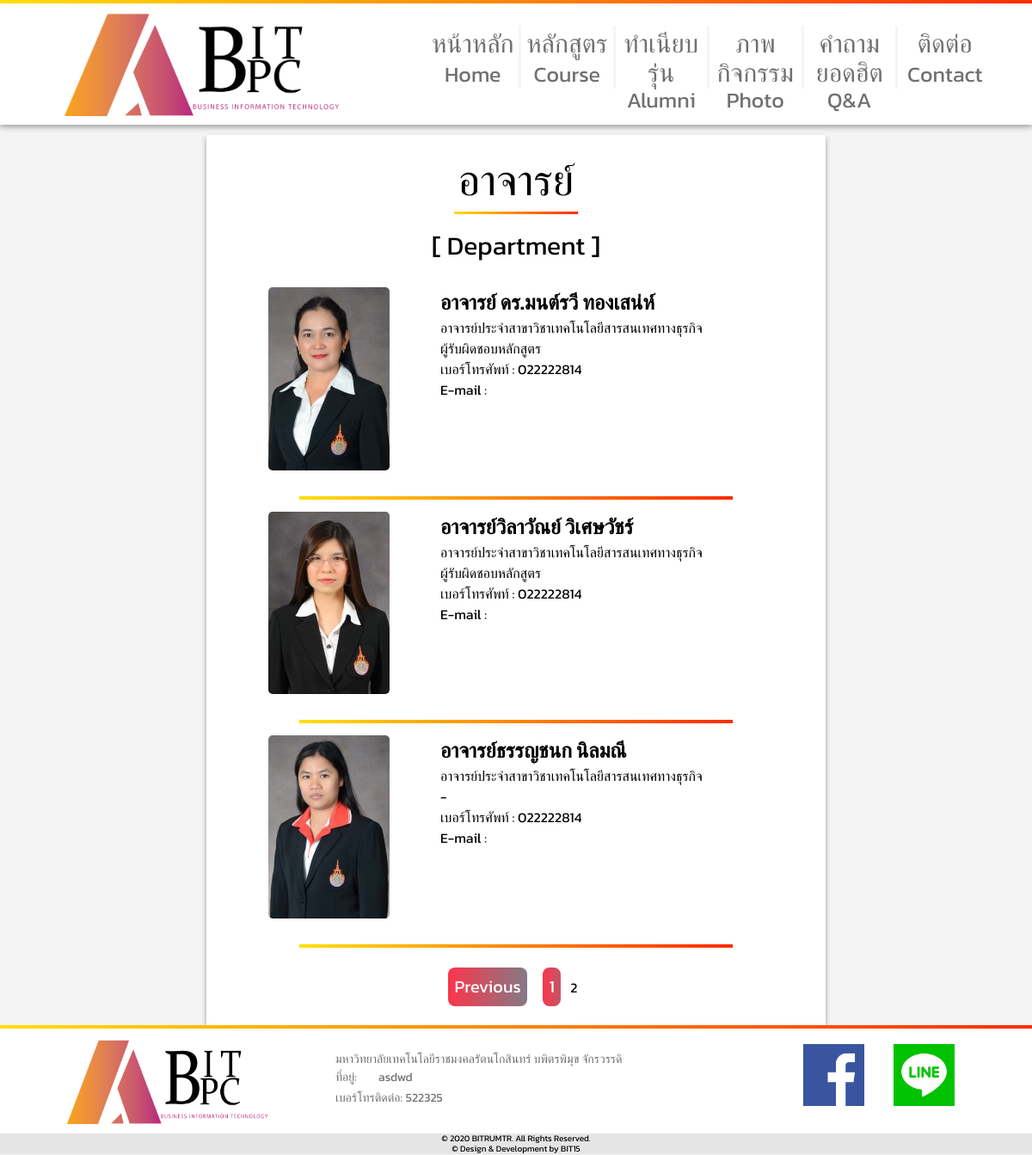
The app's page /webBPC/Facilty.php?pn=2 with its own data.
### tables this page shows
CREATE TABLE `tbprofessor` (
  `ID` int(5) NOT NULL,
  `Name` varchar(50) NOT NULL,
  `Phone` text NOT NULL,
  `Email` varchar(50) NOT NULL,
  `Professorimg` varchar(50) NOT NULL,
  `Status` varchar(50) NOT NULL
);

CREATE TABLE `tbpage` (
  `ID` int(5) NOT NULL,
  `Logo` varchar(50) NOT NULL,
  `Topic` varchar(100) NOT NULL,
  `Tittle` varchar(100) NOT NULL,
  `Text` text NOT NULL,
  `Phone` text NOT NULL
);

### webBPC/Facilty.php (the view, shortened to what this page needs)
<?php
        include_once("connectDB.php");
        $query=mysqli_query($conn,"SELECT COUNT(ID) FROM `tbprofessor`");
        $row = mysqli_fetch_row($query);
        $rows = $row[0];
        $page_rows = 5;
        $last = ceil($rows/$page_rows);
        $pagenum = 1;
        if(isset($_GET['pn'])){
          $pagenum = preg_replace('#[^0-9]#', '', $_GET['pn']);
        }
        $limit = 'LIMIT ' .($pagenum - 1) * $page_rows .',' .$page_rows;
        $nquery=mysqli_query($conn,"SELECT * from  tbprofessor  order by Email asc  $limit");
        $paginationCtrls = '';
        if($last != 1){
        if ($pagenum > 1) {
      $previous = $pagenum - 1;
          $paginationCtrls .= '<a href="'.$_SERVER['PHP_SELF'].'?pn='.$previous.'" class="btn_Previous">Previous</a> &nbsp; &nbsp; ';
          for($i = $pagenum-4; $i < $pagenum; $i++){
            if($i > 0){
          $paginationCtrls .= '<a href="'.$_SERVER['PHP_SELF'].'?pn='.$i.'" class="btn_click">'.$i.'</a> &nbsp; ';
            }
        }
      }
        $paginationCtrls .= ''.$pagenum.' &nbsp; ';
        }
  ?>
<html lang="en">
<head>
    <link rel="stylesheet" href="../webBPC/Facilty.css">
    <link rel="stylesheet" href="../webBPC/headandFooter.css">
</head>
<body>
 <header>
    <div class="container-header">
        <div class="grid-nav">
            <div class="logo">
            <a href="home.php"> <img src="../adminBPC/pic/Image 12224.png" alt="" ></a>
            </div>
            <ul class="menu">
                <li><a href="home.php">หน้าหลัก<br> <span>Home</span> <div class="border-menu"></div></a></li>
                <li><a>หลักสูตร<br><span>Course</span><div class="border-menu"></div></a>
                </li>
                <li><a href="Yearbook.php">ทำเนียบรุ่น<br><span>Alumni</span><div class="border-menu"></div></a></li>
                <li><a href="photo.php">ภาพกิจกรรม<br><span>Photo</span><div class="border-menu"></div></a></li>
                <li><a href="QA.php">คำถามยอดฮิต<br><span>Q&A</span><div class="border-menu"></div></a></li>
                <li><a href="content.php">ติดต่อ<br> <span>Contact</span><div class="border-menu"></div> </a></li>
             </ul>
        </div>
    </div>
    </header>
        <div class="container">
            <div class="container-detall">
                <h1>อาจารย์</h1><br>
                     <div class="border-content-t"></div>
                     <br>
                <h1>[ Department ]</h1>
                <div class="detallFacilty">
                        <?php
                            include_once("connectDB.php");
                   while($rs = mysqli_fetch_array($nquery)){
                    echo     "
                            <div class='detallAll'>
                                    <img src='../adminBPC/upload_professor/$rs[Professorimg]' alt=''>
                                <div class='detall'>
                                    <h2>$rs[Name]</h2>
                                    <span>$rs[Email]</span><br>
                                    <span>$rs[Status]</span><br>
                                    <span>เบอร์โทรศัพท์ : $rs[Phone]</span><br>
                                     <span>E-mail : $rs[mail]</span>
                                </div>
                        </div> <div class='border-content'></div>";
                        }?>
  <div id="pagination_controls"><?php echo $paginationCtrls; ?></div>
                </div>
            </div>
        </div>
     <footer>
         <div class="border"></div>
        <div class="foot">
        <?php
           include_once('footer.php');
            ?>
        <div class="bread">
            <span>© 2020 BITRUMTR. All Rights Reserved. <br> </span>
            <span>© Design & Development by BIT15</span>
        </div>
    </footer>
</body>
</html>

### webBPC/footer.php
<?php
    include_once('connectDB.php');
                    $query="SELECT * FROM tbpage";
                    $result=mysqli_query($conn,$query);
                    $rs=mysqli_fetch_array($result);
echo " <img src='../webBPC/pic/Image 12224.png' alt='' class='logo-f'>
            <div class='adddese'><span>มหาวิทยาลัยเทคโนโลยีราชมงคลรัตนโกสินทร์ บพิตรพิมุข จักรวรรดิ</span>
                <div class='add'> <span>ที่อยู่:</span>
                    <span>$rs[Text]</span>
                </div>
                <span>เบอร์โทรติดต่อ:</span>
                <span>$rs[Phone]</span>
            </div>
        </div>
           ";
            ?>
            <?php
            include_once('connectDB.php');
            $query="SELECT * FROM tbcon";
            $result=mysqli_query($conn,$query);
            $rs=mysqli_fetch_array($result);
            echo" <div class='social'>
           <a href='$rs[Facebook]'> <img src='../webBPC/pic/facebook.png'alt=''></a>
           <a href='$rs[Li]'> <img src='../webBPC/pic/line.png' alt=''></a>
        </div>";
            ?>

### webBPC/Facilty.css (style rules this page uses)
* { margin: 0; padding: 0; box-sizing: border-box; font-family: 'Kanit', sans-serif; }
.container { min-height: 100%; }
.border-content { background: transparent linear-gradient(to right, #FFDE06 0%, #FF2B00 100%) ; opacity: 1; height: 4px; width: 70%; margin: 0 auto; }
.detallAll:nth-child(1) { margin: 5% 0 0 0%; }
.detallAll { text-align: left; margin: 2% 0 0 0%; display: grid; grid-template-columns: 200px 1fr; padding-bottom: 30px; padding-left:10%; }
.detallAll img { max-width: 150px; max-height: 220px; border-radius: 5px; transition: ease-in-out 0.3s; }
.container-detall h1:nth-child(1) { font-size: 50px; font-weight: 400; letter-spacing: 0px; color: #000000; padding-top: 40px; }
.container-detall h1 { font-size: 30px; font-weight: 400; line-height: 25px; color: #000000; }
.container-detall { box-shadow: 0 3px 6px rgb(156, 156, 156); text-align: center; width: 60%; margin: 0 auto; padding-bottom: 30px; background-color: rgb(255, 255, 255); }
#pagination_controls { margin-top: 30px; }

### webBPC/headandFooter.css (style rules this page uses)
* { margin: 0; padding: 0; box-sizing: border-box; font-family: 'Kanit', sans-serif; -webkit-box-sizing: border-box; -moz-box-sizing: border-box; box-sizing: border-box; }
body { background-color: #F4F4F4; }
header { width: 100%; background-color: #FFFFFF; box-shadow: 0px 3px 6px #00000054; margin-bottom: 1%; }
.border-content-t { background: transparent linear-gradient(to right, #FFDE06 0%, #FF2B00 100%) ; height: 3px; width: 20%; margin: 0 auto; }
.border { background: transparent linear-gradient(to right, #FFDE06 0%, #FF2B00 100%) ; opacity: 1; height: 4px; width: 100%; }
.logo { width: 88%; margin: 0 auto; float: right; }
.logo a img { max-width: 320px; max-height: 133px; }
.logo-f { width: 60%; height: 90%; margin: 3% auto; }
.container-header { max-width: 1920px; width:100%; padding: 10px; text-align: center; }
.grid-nav { display: grid; grid-template-columns:450px 1fr; }
ul.menu { display: grid; grid-template-columns: repeat(6, 1fr); width: 90%; margin-left:5%; }
.menu span { font-size: 25px; }
ul.menu li { border-right: 0.3ch solid #f5f5f5; text-align: center; margin-top: 15%; padding-top: 5%; list-style-type: none; height: 60%; line-height: 30px; transition: ease-in-out 0.3s; }
ul.menu li:nth-child(6) { border-right: 0 solid #C2C2C2; text-align: center; margin-top: 15%; padding-top: 5%; height: 60%; list-style-type: none; }
ul.menu li a { text-decoration: none; color: #707070; font-size: 30px; transition: ease-in-out 0.3s; }
.container-detall { min-height: 100%; }
footer { background-color: #FFFFFF; width: 100%; bottom: 0; top: 0; }
.foot { display: inline-grid; grid-template-columns: 390px 500px ; }
.foot img { padding-bottom: 10px; }
.foot span { font-size: 14px; color: #707070; }
.adddese { text-align: left; margin-top: 5%; }
.social { margin-top: 1.5%; margin-right: 5%; float: right; }
.social img:nth-child(1) { margin-right:30px }
.bread { text-align: center; background-color: #E5E5E5; line-height: 12px; }
.bread span { font-size:10px }
.add { display: grid; grid-template-columns: 50px 500px; }
.btn_click { text-decoration: none; font-size: 20px; padding: 1%; background: linear-gradient(to right, #fc354c, #0abfbc); background-size: 400% 100%; color: white; -moz-transition: all .4s ease-in-out; -o-transition: all .4s ease-in-out; -webkit-transition: all .4s ease-in-out; transition: all .4s ease-in-out; border-radius: 8px; transition: ease-in-out 0.3s; }
.btn_Previous { text-decoration: none; font-size: 20px; padding: 1%; color: white; background: linear-gradient(to right, #fc354c, #0abfbc); background-size: 200% 100%; -moz-transition: all .4s ease-in-out; -o-transition: all .4s ease-in-out; -webkit-transition: all .4s ease-in-out; transition: all .4s ease-in-out; border-radius: 8px; transition: ease-in-out 0.3s; }

### records on screen
tbprofessor: Professorimg (picture), Name "อาจารย์ ดร.มนต์รวี ทองเสน่ห์", Email "อาจารย์ประจำสาขาวิชาเทคโนโลยีสารสนเทศทางธุรกิจ", Status "ผู้รับผิดชอบหลักสูตร", Phone "022222814"
tbprofessor: Professorimg (picture), Name "อาจารย์วิลาวัณย์ วิเศษวัชร์", Email "อาจารย์ประจำสาขาวิชาเทคโนโลยีสารสนเทศทางธุรกิจ", Status "ผู้รับผิดชอบหลักสูตร", Phone "022222814"
tbprofessor: Professorimg (picture), Name "อาจารย์ธรรญชนก นิลมณี", Email "อาจารย์ประจำสาขาวิชาเทคโนโลยีสารสนเทศทางธุรกิจ", Status "-", Phone "022222814"
tbpage: Text "asdwd", Phone "522325"
